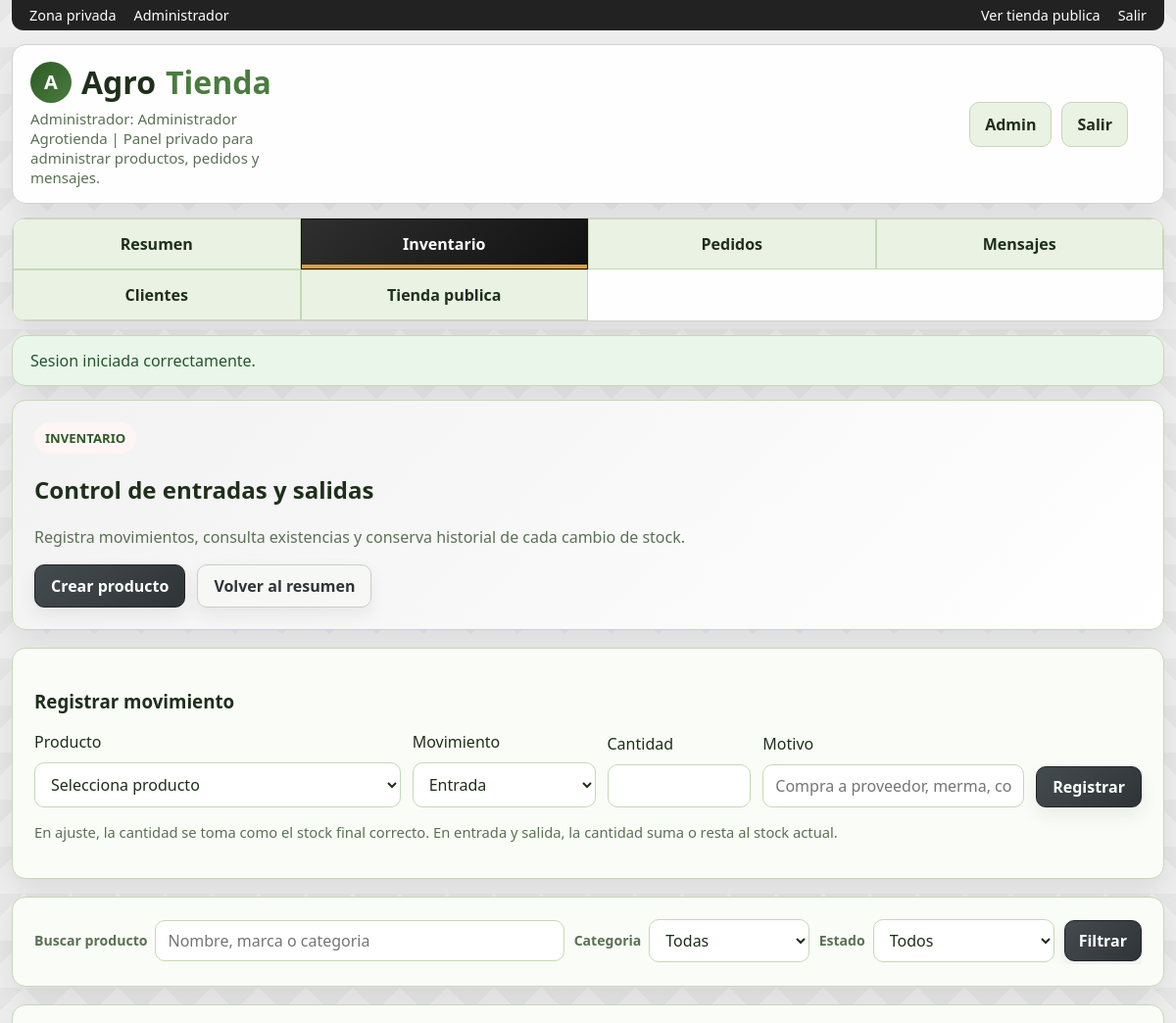
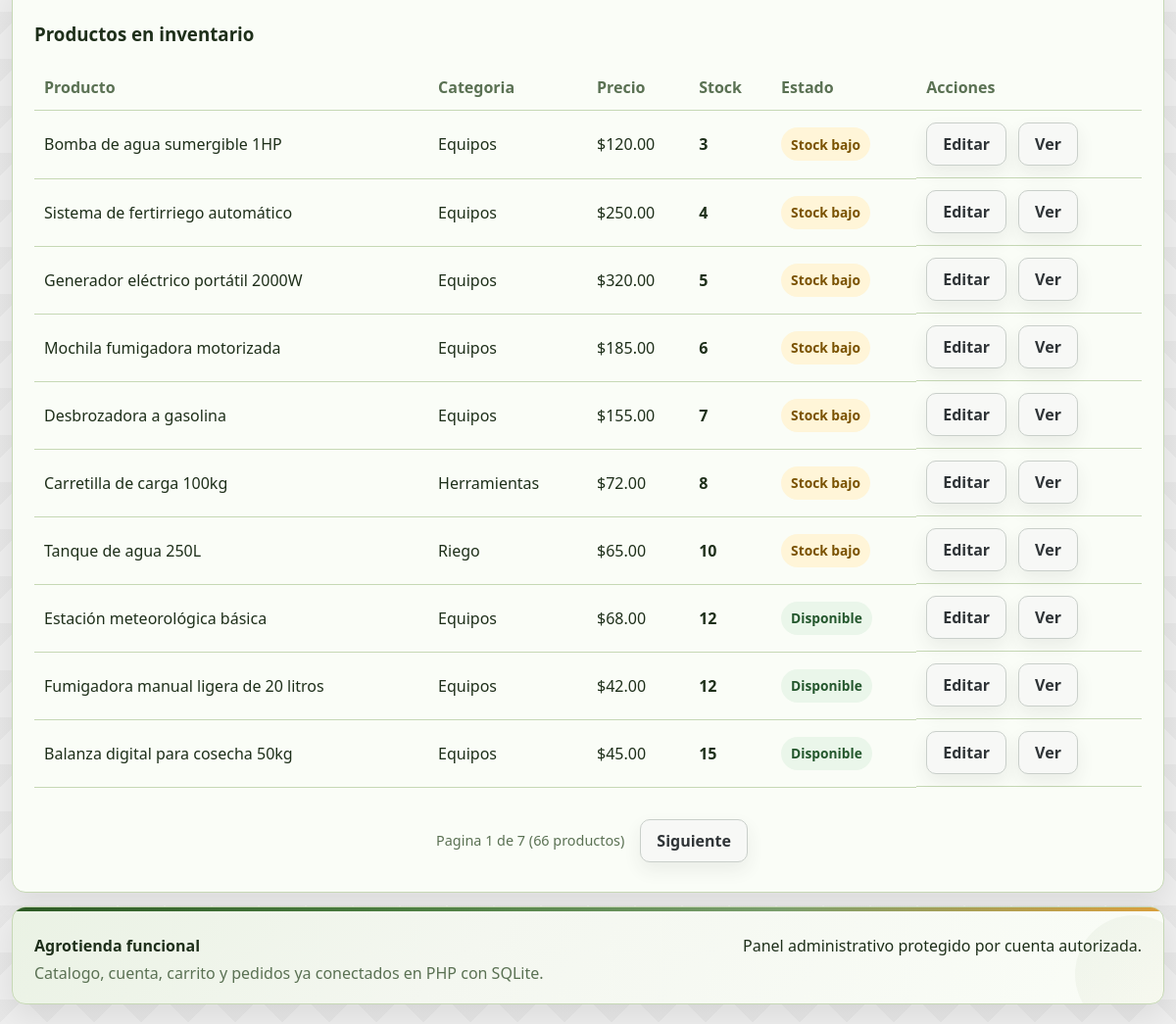
The app's page /admin_inventory.php (signed in) with its own data (2 pictures, top to bottom).
### tables this page shows
CREATE TABLE users (
            id INTEGER PRIMARY KEY AUTOINCREMENT,
            name TEXT NOT NULL,
            email TEXT NOT NULL UNIQUE,
            phone TEXT DEFAULT "",
            address TEXT DEFAULT "",
            password_hash TEXT NOT NULL,
            role TEXT NOT NULL DEFAULT "customer",
            created_at TEXT NOT NULL
        );

CREATE TABLE products (
            id INTEGER PRIMARY KEY AUTOINCREMENT,
            name TEXT NOT NULL,
            category TEXT NOT NULL,
            brand TEXT NOT NULL,
            price REAL NOT NULL,
            stock INTEGER NOT NULL DEFAULT 0,
            emoji TEXT NOT NULL DEFAULT "🌱",
            short_description TEXT NOT NULL,
            description TEXT NOT NULL
        , image_url TEXT NOT NULL DEFAULT "");

### app/bootstrap.php (called while the page is built, shortened)
<?php
function db(): PDO
{
    static $pdo = null;
    if ($pdo instanceof PDO) {
        return $pdo;
    }
    $needsSetup = !file_exists(DB_PATH);
    $pdo = new PDO('sqlite:' . DB_PATH);
    $pdo->setAttribute(PDO::ATTR_ERRMODE, PDO::ERRMODE_EXCEPTION);
    $pdo->setAttribute(PDO::ATTR_DEFAULT_FETCH_MODE, PDO::FETCH_ASSOC);
    $pdo->exec('PRAGMA foreign_keys = ON');
    if ($needsSetup) {
        initializeDatabase($pdo);
    } else {
        migrateDatabase($pdo);
    }
    return $pdo;
}
function migrateDatabase(PDO $pdo): void
{
    $columns = $pdo->query('PRAGMA table_info(products)')->fetchAll();
    $columnNames = array_column($columns, 'name');
    syncProductImages($pdo);
    migrateOrdersTable($pdo);
}
function migrateOrdersTable(PDO $pdo): void
{
    $columns = $pdo->query('PRAGMA table_info(orders)')->fetchAll();
    $columnNames = array_column($columns, 'name');
}
function syncProductImages(PDO $pdo): void
{
    $stmt = $pdo->prepare('UPDATE products SET image_url = :image_url WHERE name = :name');
    foreach (productSeedData() as $product) {
        $stmt->execute([
            'name' => $product['name'],
            'image_url' => $product['image_url'],
        ]);
    }
}
function currentUser(): ?array
{
    static $cached = null;
    if ($cached !== null) {
        return $cached;
    }
    $stmt = db()->prepare('SELECT * FROM users WHERE id = :id LIMIT 1');
    $stmt->execute(['id' => $_SESSION['user_id']]);
    $cached = $stmt->fetch() ?: null;
    return $cached;
}
function requireLogin(): array
{
    $user = currentUser();
    return $user;
}
function requireAdmin(): array
{
    $user = requireLogin();
    return $user;
}
function pullFlash(): ?array
{
    $flash = $_SESSION['flash'];
    return $flash;
}
function money(float $value): string
{
    return '$' . number_format($value, 2);
}
function e(string $value): string
{
    return htmlspecialchars($value, ENT_QUOTES, 'UTF-8');
}

### admin_inventory.php (the view, shortened to what this page needs)
<?php
require_once __DIR__ . '/app/layout.php';
$user = requireAdmin();
$search = trim((string) ($_GET['q'] ?? ''));
$filter = trim((string) ($_GET['filter'] ?? ''));
$categoryFilter = trim((string) ($_GET['category'] ?? ''));
$page = max(1, (int) ($_GET['page'] ?? 1));
$perPage = 10;
$offset = ($page - 1) * $perPage;
$where = 'WHERE 1=1';
$params = [];
$countParams = [];
$countStmt = db()->prepare("SELECT COUNT(*) FROM products $where");
$countStmt->execute($countParams);
$totalProducts = (int) $countStmt->fetchColumn();
$totalPages = max(1, (int) ceil($totalProducts / $perPage));
$sql = "SELECT * FROM products $where ORDER BY stock ASC, name ASC LIMIT :limit OFFSET :offset";
$params['limit'] = $perPage;
$params['offset'] = $offset;
$stmt = db()->prepare($sql);
$stmt->execute($params);
$products = $stmt->fetchAll();
renderHeader('Inventario', ['admin_area' => true]);
?>
<section class="card hero">
  <span class="eyebrow">Inventario</span>
  <h2>Control de entradas y salidas</h2>
  <p class="muted">Registra movimientos, consulta existencias y conserva historial de cada cambio de stock.</p>
  <div class="actions">
    <a class="btn primary" href="admin_products.php">Crear producto</a>
    <a class="btn" href="admin.php">Volver al resumen</a>
  </div>
</section>
<section class="card">
  <h3>Registrar movimiento</h3>
  <form class="inventory-movement-form" method="post">
    <div class="field">
      <label for="product_id">Producto</label>
      <select id="product_id" name="product_id" required>
        <option value="">Selecciona producto</option>
      </select>
    </div>
    <div class="field">
      <label for="movement_type">Movimiento</label>
      <select id="movement_type" name="movement_type" required>
        <option value="entrada">Entrada</option>
      </select>
    </div>
    <div class="field">
      <label for="quantity">Cantidad</label>
      <input id="quantity" name="quantity" type="number" min="0" required>
    </div>
    <div class="field">
      <label for="note">Motivo</label>
      <input id="note" name="note" placeholder="Compra a proveedor, merma, correccion...">
    </div>
    <button class="btn primary" type="submit">Registrar</button>
  </form>
  <p class="hint">En ajuste, la cantidad se toma como el stock final correcto. En entrada y salida, la cantidad suma o resta al stock actual.</p>
</section>
<section class="card">
  <form class="admin-toolbar" method="get">
    <div class="field">
      <label for="q">Buscar producto</label>
      <input id="q" name="q" value="<?= e($search) ?>" placeholder="Nombre, marca o categoria">
    </div>
    <div class="field">
      <label for="category">Categoria</label>
      <select id="category" name="category" onchange="location=this.form.action+'?'+new URLSearchParams(new FormData(this.form))+'#productos-inventario'">
        <option value="" <?= $categoryFilter === '' ? 'selected' : '' ?>>Todas</option>
      </select>
    </div>
    <div class="field">
      <label for="filter">Estado</label>
      <select id="filter" name="filter">
        <option value="" <?= $filter === '' ? 'selected' : '' ?>>Todos</option>
      </select>
    </div>
    <button class="btn primary" type="submit">Filtrar</button>
  </form>
</section>
<section class="card" id="productos-inventario">
  <h3>Productos en inventario</h3>
  <?php if (!$products): ?>
    <div class="empty">No hay productos con esos filtros.</div>
  <?php else: ?>
    <div class="table-wrap">
      <table>
        <thead>
          <tr>
            <th>Producto</th>
            <th>Categoria</th>
            <th>Precio</th>
            <th>Stock</th>
            <th>Estado</th>
            <th>Acciones</th>
          </tr>
        </thead>
        <tbody>
          <?php foreach ($products as $product): ?>
            <?php
              $stock = (int) $product['stock'];
              $status = $stock === 0 ? 'Agotado' : ($stock <= 10 ? 'Stock bajo' : 'Disponible');
              $statusClass = $stock === 0 ? 'danger' : ($stock <= 10 ? 'warning' : 'success');
            ?>
            <tr>
              <td><?= e($product['name']) ?></td>
              <td><?= e($product['category']) ?></td>
              <td><?= money((float) $product['price']) ?></td>
              <td><strong><?= $stock ?></strong></td>
              <td><span class="status-pill <?= e($statusClass) ?>"><?= e($status) ?></span></td>
              <td class="table-actions">
                <a class="btn" href="admin_products.php?id=<?= (int) $product['id'] ?>">Editar</a>
                <a class="btn" href="product.php?id=<?= (int) $product['id'] ?>">Ver</a>
              </td>
            </tr>
          <?php endforeach; ?>
        </tbody>
      </table>
    </div>
  <?php endif; ?>
  <?php if ($totalPages > 1): ?>
    <div class="pagination">
      <span class="pagination-info">Pagina <?= $page ?> de <?= $totalPages ?> (<?= $totalProducts ?> productos)</span>
      <?php if ($page < $totalPages): ?>
        <a class="btn" href="?<?= http_build_query(array_merge($_GET, ['page' => $page + 1])) ?>#productos-inventario">Siguiente</a>
      <?php endif; ?>
    </div>
  <?php endif; ?>
</section>
<?php renderFooter(); ?>

### app/layout.php (shortened to what this page needs)
<?php
require_once __DIR__ . '/bootstrap.php';
function renderHeader(string $title, array $options = []): void
{
    $user = currentUser();
    $flash = pullFlash();
    $pageClass = $options['page_class'] ?? '';
    $isAdminArea = (bool) ($options['admin_area'] ?? false);
    $assetVersion = (string) (@filemtime(APP_ROOT . '/assets/app.css') ?: time());
    $currentPage = basename((string) parse_url($_SERVER['SCRIPT_NAME'] ?? '', PHP_URL_PATH));
    $isCurrent = static fn (string $page): string => $currentPage === $page ? ' is-active' : '';
    $isCurrentGroup = static fn (array $pages): string => in_array($currentPage, $pages, true) ? 'is-active' : '';
    ?>
<!DOCTYPE html>
<html lang="es">
<head>
  <link rel="stylesheet" href="assets/app.css?v=<?= e($assetVersion) ?>">
</head>
<body class="<?= e(trim($pageClass . ($isAdminArea ? ' admin-area' : ''))) ?>">
  <div class="shell">
    <?php if ($isAdminArea): ?>
      <div class="utilitybar admin-utilitybar">
        <div class="utilitybar-group">
          <span>Zona privada</span>
          <span>Administrador</span>
        </div>
        <div class="utilitybar-group">
          <a href="index.php">Ver tienda publica</a>
          <a href="logout.php">Salir</a>
        </div>
      </div>
    <?php endif; ?>
    <header class="topbar">
      <div class="brand-wrap">
        <a class="brand" href="<?= $isAdminArea ? 'admin.php' : 'index.php' ?>"><span class="brand-mark">A</span>Agro<span>Tienda</span></a>
        <p class="brand-subtitle"><?= $isAdminArea ? 'Administrador: ' . e($user['name']) . ' | Panel privado para administrar productos, pedidos y mensajes.' : 'Compra insumos, herramientas y soluciones para tu campo.' ?></p>
      </div>
      <nav class="nav nav-account">
        <?php if ($isAdminArea): ?>
          <a class="<?= $isCurrentGroup(['admin.php', 'admin_products.php']) ?>" href="admin.php">Admin</a>
          <a href="logout.php">Salir</a>
        <?php endif; ?>
      </nav>
    </header>
    <?php if ($isAdminArea): ?>
      <nav class="section-nav admin-section-nav">
        <a href="admin.php" class="<?= trim($isCurrent('admin.php')) ?>">Resumen</a>
        <a href="admin_inventory.php" class="<?= $isCurrentGroup(['admin_inventory.php', 'admin_products.php']) ?>">Inventario</a>
        <a href="admin_orders.php" class="<?= trim($isCurrent('admin_orders.php')) ?>">Pedidos</a>
        <a href="admin_messages.php" class="<?= trim($isCurrent('admin_messages.php')) ?>">Mensajes</a>
        <a href="admin_users.php" class="<?= trim($isCurrent('admin_users.php')) ?>">Clientes</a>
        <a href="store.php">Tienda publica</a>
      </nav>
    <?php endif; ?>
    <?php if ($flash): ?>
      <div class="flash flash-<?= e($flash['type']) ?>"><?= e($flash['message']) ?></div>
    <?php endif; ?>
    <main class="page">
<?php
}
function renderFooter(): void
{
    ?>
    </main>
    <footer class="footer">
      <div>
        <strong>Agrotienda funcional</strong>
        <p>Catalogo, cuenta, carrito y pedidos ya conectados en PHP con SQLite.</p>
      </div>
      <div class="footer-note">
        Panel administrativo protegido por cuenta autorizada.
      </div>
    </footer>
  </div>
</body>
</html>
<?php
}

### records on screen
users: name "Administrador Agrotienda"
products: name "Bomba de agua sumergible 1HP", category "Equipos", price "$120.00", stock "3", stock "Stock bajo"
products: name "Sistema de fertirriego automático", category "Equipos", price "$250.00", stock "4", stock "Stock bajo"
products: name "Generador eléctrico portátil 2000W", category "Equipos", price "$320.00", stock "5", stock "Stock bajo"
products: name "Mochila fumigadora motorizada", category "Equipos", price "$185.00", stock "6", stock "Stock bajo"
products: name "Desbrozadora a gasolina", category "Equipos", price "$155.00", stock "7", stock "Stock bajo"
products: name "Carretilla de carga 100kg", category "Herramientas", price "$72.00", stock "8", stock "Stock bajo"
products: name "Tanque de agua 250L", category "Riego", price "$65.00", stock "10", stock "Stock bajo"
products: name "Estación meteorológica básica", category "Equipos", price "$68.00", stock "12", stock "Disponible"
products: name "Fumigadora manual ligera de 20 litros", category "Equipos", price "$42.00", stock "12", stock "Disponible"
products: name "Balanza digital para cosecha 50kg", category "Equipos", price "$45.00", stock "15", stock "Disponible"

### other values on screen
$flash['message'] "Sesion iniciada correctamente."
$page "1"
$totalPages "7"
$totalProducts "66"
